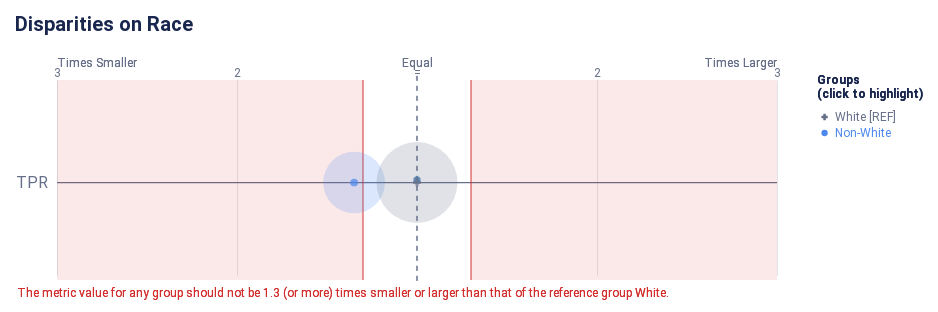

Notebook source saved alongside this figure:
### Code cell
# for example, disparities for the poverty_level attribute
ap.disparity(bdf, metrics, 'Race', fairness_threshold = disparity_tolerance)

### Figure 1 — Vega-Lite specification as saved in the notebook (floating-point values rounded to 4 significant figures)
{"config": {"view": {"continuousWidth": 300, "continuousHeight": 300, "strokeWidth": 0}, "axisLeft": {"labelColor": "rgb(102, 111, 137)", "labelFont": "Roboto, Arial, sans-serif", "labelFontSize": 16}, "title": {"anchor": "start", "color": "rgb(25, 39, 78)", "font": "Roboto, Arial, sans-serif", "fontSize": 20, "fontWeight": "bold", "offset": 20}}, "layer": [{"data": {"name": "data-51d9a3a28d9b7ad6278619a7a5a97cdc"}, "mark": {"type": "rule", "stroke": "rgb(102, 111, 137)", "strokeWidth": 1.25, "tooltip": null}, "encoding": {"x": {"field": "x", "scale": {"domain": [-2, 2], "range": [40.0, 760.0]}, "type": "quantitative"}, "x2": {"field": "x2"}, "y": {"axis": {"domain": false, "labelAngle": 0, "labelPadding": -30, "orient": "left", "ticks": false, "title": null}, "field": "metric", "scale": {"domain": ["TPR"], "range": [30, 225.0]}, "type": "nominal"}}}, {"data": {"name": "data-de84bc8c822dac0bd3b12b0342548471"}, "mark": {"type": "rule", "stroke": "rgb(102, 111, 137)", "strokeDash": [5, 5], "strokeWidth": 1}, "encoding": {"tooltip": {"value": "White [REF]"}, "x": {"value": 400.0}, "y": {"value": 20.83}, "y2": {"value": 229.2}}}, {"data": {"name": "data-5301160e2632d994a912fb62c574b38d"}, "mark": {"type": "text", "align": "center", "color": "rgb(102, 111, 137)", "font": "Roboto, Arial, sans-serif", "fontSize": 12, "fontWeight": "normal", "tooltip": null}, "encoding": {"text": {"field": "label", "type": "nominal"}, "x": {"field": "value", "scale": {"domain": [-2, 2], "range": [40.0, 760.0]}, "type": "quantitative"}, "y": {"value": 17.5}}}, {"layer": [{"mark": {"type": "text", "align": "left", "fill": "rgb(102, 111, 137)", "font": "Roboto, Arial, sans-serif", "fontSize": 12, "fontWeight": "normal", "tooltip": null}, "encoding": {"text": {"value": "Times Smaller"}, "x": {"value": 40.0}, "y": {"value": 7.5}}}, {"mark": {"type": "text", "align": "right", "fill": "rgb(102, 111, 137)", "font": "Roboto, Arial, sans-serif", "fontSize": 12, "fontWeight": "normal", "tooltip": null}, "encoding": {"text": {"value": "Times Larger"}, "x": {"value": 760.0}, "y": {"value": 7.5}}}, {"mark": {"type": "text", "align": "center", "fill": "rgb(102, 111, 137)", "font": "Roboto, Arial, sans-serif", "fontSize": 12, "fontWeight": "normal", "tooltip": null}, "encoding": {"text": {"value": "Equal"}, "x": {"value": 400.0}, "y": {"value": 7.5}}}], "data": {"name": "data-de84bc8c822dac0bd3b12b0342548471"}}, {"layer": [{"mark": {"type": "rule", "opacity": 0.8, "stroke": "rgb(211, 47, 47)", "strokeWidth": 1.25, "tooltip": null}, "encoding": {"x": {"field": "min", "scale": {"domain": [-2, 2], "range": [40.0, 760.0]}, "type": "quantitative"}, "y": {"value": 25.0}, "y2": {"value": 225.0}}}, {"mark": {"type": "rule", "opacity": 0.8, "stroke": "rgb(211, 47, 47)", "strokeWidth": 1.25, "tooltip": null}, "encoding": {"x": {"field": "max", "scale": {"domain": [-2, 2], "range": [40.0, 760.0]}, "type": "quantitative"}, "y": {"value": 25.0}, "y2": {"value": 225.0}}}, {"layer": [{"mark": {"type": "rect", "fill": "rgb(211, 47, 47)", "opacity": 0.1, "tooltip": null}, "encoding": {"x": {"field": "min", "scale": {"domain": [-2, 2], "range": [40.0, 760.0]}, "type": "quantitative"}, "x2": {"field": "lower_end"}, "y": {"value": 25.0}, "y2": {"value": 225.0}}}, {"mark": {"type": "rect", "fill": "rgb(211, 47, 47)", "opacity": 0.1, "tooltip": null}, "encoding": {"x": {"field": "max", "scale": {"domain": [-2, 2], "range": [40.0, 760.0]}, "type": "quantitative"}, "x2": {"field": "upper_end"}, "y": {"value": 25.0}, "y2": {"value": 225.0}}}]}, {"layer": [{"mark": {"type": "text", "align": "left", "baseline": "top", "fill": "rgb(211, 47, 47)", "font": "Roboto, Arial, sans-serif", "fontSize": 12, "fontWeight": "normal", "tooltip": null}, "encoding": {"text": {"value": "The metric value for any group should not be 1.3 (or more) times smaller or larger than that of the reference group White."}, "x": {"value": 0}, "y": {"value": 233.3}}}], "data": {"name": "data-de84bc8c822dac0bd3b12b0342548471"}}], "data": {"name": "data-563723508944970c6476badb3c544f1a"}}, {"layer": [{"data": {"name": "empty"}, "mark": {"type": "circle"}}, {"data": {"name": "data-4046dc4eff4221b758a03b9fa04c9a02"}, "mark": {"type": "circle", "cursor": "pointer", "opacity": 0.2}, "encoding": {"color": {"condition": {"param": "param_13", "empty": true, "field": "attribute_value", "legend": null, "scale": {"domain": ["White", "Non-White"], "range": ["rgb(102, 111, 137)", "rgb(76, 136, 238)", "rgb(254, 97, 0)", "rgb(220, 38, 127)", "rgb(255, 176, 0)", "rgb(150, 95, 230)"]}, "type": "nominal"}, "value": "rgb(225, 226, 231)"}, "size": {"field": "group_size", "legend": null, "scale": {"domain": [0, 258.0], "range": [0, 7854.0]}, "type": "quantitative"}, "tooltip": [{"field": "attribute_value", "title": "Group", "type": "nominal"}, {"field": "tooltip_group_size", "title": "Group Size", "type": "nominal"}, {"field": "tooltip_disparity_explanation_tpr", "title": "Disparity", "type": "nominal"}, {"field": "tpr", "format": ".2f", "title": "TPR", "type": "quantitative"}], "x": {"axis": {"domain": false, "gridColor": "rgb(225, 226, 231)", "labels": false, "ticks": false, "title": null, "values": [1, 2, -2, -1]}, "field": "tpr_disparity_scaled", "scale": {"domain": [-2, 2], "range": [40.0, 760.0]}, "type": "quantitative"}, "y": {"axis": {"domain": false, "grid": false, "labels": false, "ticks": false, "title": null}, "field": "metric_variable", "scale": {"domain": ["TPR"], "range": [30, 225.0]}, "type": "nominal"}}, "name": "view_14", "transform": [{"calculate": "'TPR'", "as": "metric_variable"}]}, {"layer": [{"data": {"name": "empty"}, "mark": {"type": "point"}}, {"data": {"name": "data-4046dc4eff4221b758a03b9fa04c9a02"}, "mark": {"type": "point", "cursor": "pointer", "filled": true, "size": 60}, "encoding": {"color": {"condition": {"param": "param_13", "empty": true, "field": "attribute_value", "legend": null, "scale": {"domain": ["White", "Non-White"], "range": ["rgb(102, 111, 137)", "rgb(76, 136, 238)", "rgb(254, 97, 0)", "rgb(220, 38, 127)", "rgb(255, 176, 0)", "rgb(150, 95, 230)"]}, "type": "nominal"}, "value": "rgb(225, 226, 231)"}, "shape": {"field": "attribute_value", "legend": null, "scale": {"domain": ["White", "Non-White"], "range": ["cross", "circle"]}, "type": "nominal"}, "tooltip": [{"field": "attribute_value", "title": "Group", "type": "nominal"}, {"field": "tooltip_group_size", "title": "Group Size", "type": "nominal"}, {"field": "tooltip_disparity_explanation_tpr", "title": "Disparity", "type": "nominal"}, {"field": "tpr", "format": ".2f", "title": "TPR", "type": "quantitative"}], "x": {"axis": {"domain": false, "gridColor": "rgb(225, 226, 231)", "labels": false, "ticks": false, "title": null, "values": [1, 2, -2, -1]}, "field": "tpr_disparity_scaled", "scale": {"domain": [-2, 2], "range": [40.0, 760.0]}, "type": "quantitative"}, "y": {"axis": {"domain": false, "grid": false, "labels": false, "ticks": false, "title": null}, "field": "metric_variable", "scale": {"domain": ["TPR"], "range": [30, 225.0]}, "type": "nominal"}}, "name": "view_13", "transform": [{"calculate": "'TPR'", "as": "metric_variable"}]}]}]}, {"layer": [{"mark": {"type": "point", "cursor": "pointer", "filled": true, "opacity": 1, "size": 40}, "encoding": {"color": {"condition": {"param": "param_13", "empty": true, "field": "attribute_value", "legend": null, "scale": {"domain": ["White", "Non-White"], "range": ["rgb(102, 111, 137)", "rgb(76, 136, 238)", "rgb(254, 97, 0)", "rgb(220, 38, 127)", "rgb(255, 176, 0)", "rgb(150, 95, 230)"]}, "type": "nominal"}, "value": "rgb(225, 226, 231)"}, "shape": {"field": "attribute_value", "legend": null, "scale": {"domain": ["White", "Non-White"], "range": ["cross", "circle"]}, "type": "nominal"}, "x": {"value": 807.6}, "y": {"axis": {"domain": false, "grid": false, "labels": false, "ticks": false, "title": null}, "field": "attribute_value", "scale": {"domain": ["White", "Non-White"], "range": [54, 86]}, "type": "nominal"}}, "name": "view_15"}, {"mark": {"type": "text", "align": "left", "baseline": "middle", "cursor": "pointer", "font": "Roboto, Arial, sans-serif", "fontSize": 12, "fontWeight": "normal"}, "encoding": {"color": {"condition": {"param": "param_13", "empty": true, "field": "attribute_value", "legend": null, "scale": {"domain": ["White", "Non-White"], "range": ["rgb(102, 111, 137)", "rgb(76, 136, 238)", "rgb(254, 97, 0)", "rgb(220, 38, 127)", "rgb(255, 176, 0)", "rgb(150, 95, 230)"]}, "type": "nominal"}, "value": "rgb(225, 226, 231)"}, "text": {"field": "label", "type": "nominal"}, "x": {"value": 818.1}, "y": {"axis": {"domain": false, "grid": false, "labels": false, "ticks": false, "title": null}, "field": "attribute_value", "scale": {"domain": ["White", "Non-White"], "range": [54, 86]}, "type": "nominal"}}, "name": "view_16"}, {"data": {"name": "data-de84bc8c822dac0bd3b12b0342548471"}, "mark": {"type": "text", "align": "left", "baseline": "top", "color": "rgb(25, 39, 78)", "font": "Roboto, Arial, sans-serif", "fontSize": 12, "fontWeight": "bold"}, "encoding": {"text": {"value": "(click to highlight)"}, "x": {"value": 800}, "y": {"value": 34}}}, {"data": {"name": "data-de84bc8c822dac0bd3b12b0342548471"}, "mark": {"type": "text", "align": "left", "baseline": "top", "color": "rgb(25, 39, 78)", "font": "Roboto, Arial, sans-serif", "fontSize": 12, "fontWeight": "bold"}, "encoding": {"text": {"value": "Groups"}, "x": {"value": 800}, "y": {"value": 20}}}], "data": {"name": "data-66361468080dc7f1f6cc60d8d8116309"}}], "height": 250, "padding": {"top": 15, "bottom": 7.0, "left": 15, "right": 15}, "params": [{"name": "param_15", "select": {"type": "point", "fields": ["attribute_value"]}, "views": ["view_14"]}, {"name": "param_14", "select": {"type": "point", "fields": ["attribute_value"]}, "views": ["view_13"]}, {"name": "param_13", "select": {"type": "point", "fields": ["attribute_value"]}, "views": ["view_15"]}, {"name": "param_16", "select": {"type": "point", "fields": ["attribute_value"]}, "views": ["view_16"]}], "resolve": {"scale": {"size": "independent", "y": "independent"}}, "title": "Disparities on Race", "usermeta": {"embedOptions": {"scaleFactor": 5, "downloadFileName": "disparity_chart"}}, "width": 800, "$schema": "https://vega.github.io/schema/vega-lite/v5.17.0.json", "datasets": {"data-51d9a3a28d9b7ad6278619a7a5a97cdc": [{"metric": "TPR", "x": -2, "x2": 2}], "data-de84bc8c822dac0bd3b12b0342548471": [{"a": 1, "b": 0}, {"a": 1, "b": 0}], "data-5301160e2632d994a912fb62c574b38d": [{"value": 1, "label": 2}, {"value": 2, "label": 3}, {"value": -2, "label": 3}, {"value": -1, "label": 2}, {"value": 0, "label": "="}], "data-563723508944970c6476badb3c544f1a": [{"min": -0.3, "max": 0.3, "lower_end": -2, "upper_end": 2}], "empty": [{}], "data-4046dc4eff4221b758a03b9fa04c9a02": [{"attribute_name": "Race", "attribute_value": "Non-White", "group_size": 125, "total_entities": 340, "tpr": 0.6415, "tpr_disparity": 0.7411, "tpr_disparity_scaled": -0.3494, "tooltip_group_size": "125 (36.76%)", "tooltip_disparity_explanation_tpr": "1.35 times smaller TPR than the reference group"}, {"attribute_name": "Race", "attribute_value": "White", "group_size": 215, "total_entities": 340, "tpr": 0.8657, "tpr_disparity": 1.0, "tpr_disparity_scaled": 0.0, "tooltip_group_size": "215 (63.24%)", "tooltip_disparity_explanation_tpr": "Reference group"}], "data-66361468080dc7f1f6cc60d8d8116309": [{"attribute_value": "White", "label": "White [REF]"}, {"attribute_value": "Non-White", "label": "Non-White"}]}}
